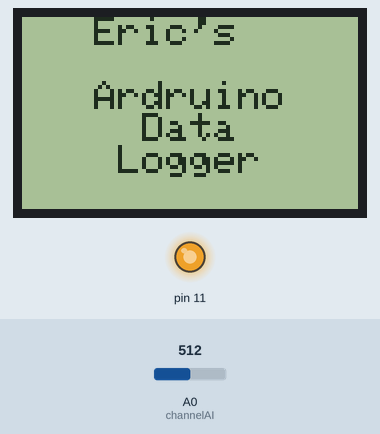
The sketch below on a simulated Arduino Uno, built with avr-gcc and run on an emulated ATmega328P. On the bench: 84×48 one-colour display, output pins drawn as LEDs (lit = HIGH). The inputs (shaded band) are chosen by the test bench; at power-on: A0 (channelAI) = 512. What the sketch prints to the serial monitor is not drawn.

Above: at 1.1 s.
At 3.2 s:
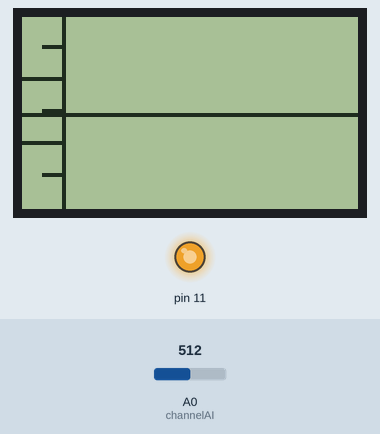
3.3 s: A0 (channelAI) set to 716
At 4.8 s:
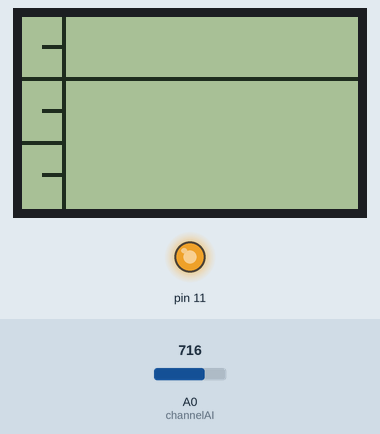
5.3 s: A0 (channelAI) set to 900
At 6.9 s:
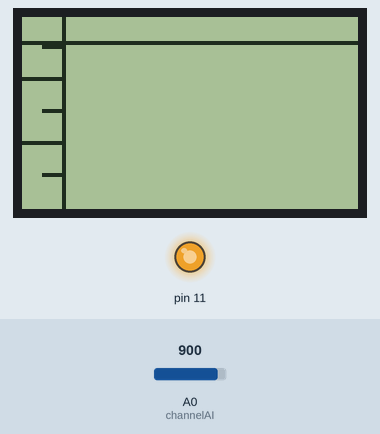
7.6 s: A0 (channelAI) set to 1023
At 8.9 s:
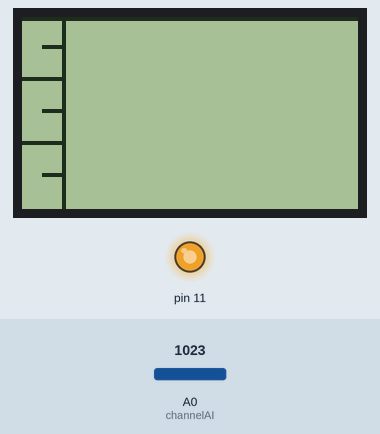
Timing chart, 0 to 10.6 s (numbered marks = the images above; inputs shaded):
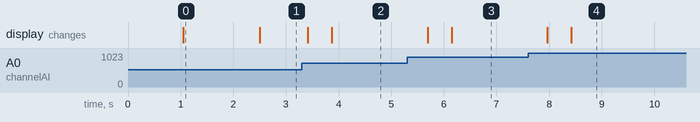

Measured:
- after the input at 3.3 s, the display: first changes after 0.11 s (image 2 shows a later state)
- after the input at 5.3 s, the display: first changes after 0.39 s (image 3 shows a later state)
- after the input at 7.6 s, the display: first changes after 0.37 s (image 4 shows a later state)
- what the display in image 0 shows lasts 1.5 s, from 1.0 s to 2.5 s

The sketch:

EricsNokia5110scope.ino
```cpp
/*
This is my version of the Arduino oscilloscope code.  This file is strictly the display code for
one analog channel.  It will soon be merged into my data logger project.

This is shared so others may incorporate the display code into their projects.  It has been modified to
play nice with the Adafruit 5110 LCD library.

This is a work in progress but hopefully it will help someone else by providing
a base to start and work from.

Please check out my Youtube videos here and consider a thumbs up if this helped you!
Youtube : http://www.youtube.com/mkmeorg

Full Arduino Tutorial Playlist here: https://www.youtube.com/playlist?list=PLxyM2a_cfnzjXms2WRO9OdAr-_7K-Ve2Z

Original code comment text:
###########################################################
  Title:       Arduino Uno 3V Oscilloscope
  Purpose:     Use a Nokia 5110 LCD screen with the arduino
  Created by:  Brian O'Dell from the Fileark Arduino Oscilloscope.
  Note:        Please reuse, repurpose, and redistribute this code.
  Note:        This code uses the Adafruit PDC8544 LCD library
###########################################################
 */
#include "Adafruit_GFX.h"
//#include "PCD8544.h"
#include "Adafruit_PCD8544.h"

// pin 2 - Serial clock out (SCLK)
// pin 3 - Serial data out (DIN)
// pin 5 - Data/Command select (D/C)
// pin 7 - LCD chip select (CS)
// pin 6 - LCD reset (RST)
Adafruit_PCD8544 display = Adafruit_PCD8544(7, 6, 5, 4, 3);

//Analog Pins
int channelAI = A0;      // probe
int delayAI = A1;       // delay potentiometer

float delayVariable =5; // 10 seems good for decent update- bit fast
float scale = 0;
int xCounter = 0;
int yPosition = 0;
int readings[85];
int counter = 0;

void setup() {
analogWrite(11,220);// PWM of LCD backlight but ebay unit is backwards-
  //must go high + cycle to dim
  //Very Dim=230


  Serial.begin(128000); // opens serial port, sets data rate to 9600 bps
  Serial.println("CLEARDATA");
  Serial.println("LABEL,TIME,A0,A1,A2,A3,A4,A5");

  display.begin();//Display code
  display.setContrast(50);//Nokia 5110 works best at 50- no more flicker
  delay(1000);
  display.clearDisplay();     // clears the screen and buffer
  display.setTextSize(1);     // set text size
  display.setTextColor(BLACK);
  //delay(1000);


   // Splash Personal- taken from example code
  display.setTextSize(1);
  display.setTextColor(BLACK);
  display.setCursor(0,0);
  display.println("   Eric's");
  display.println("");
  display.println("   Ardruino");
  display.println("     Data");
  display.println("    Logger");
  display.display();
  delay(1000);
  display.clearDisplay();     // clears the screen and buffer

}


void loop()
{

  //delayVariable = analogRead(delayAI);
  //delayVariable = (delayVariable/10);
  scale = 47.0/1023.0;
  // commented out above delay items as no pot/encoder installed yet


  //record readings
  for(xCounter = 0; xCounter < 85; xCounter += 1)
    {
      yPosition = analogRead(channelAI);
      readings[xCounter] = (yPosition*scale);
      delay (delayVariable);
    }

  display.clearDisplay();

  //Draw Voltage Ref Lines
  display.drawLine( 10, 0, 10, 47, BLACK);
  display.drawLine( 5, 47-(.166 *1023.0 * scale), 10, 47-(.166 *1023.0 * scale), BLACK);
  display.drawLine( 0, 47-(.33 *1023.0 * scale), 10, 47-(.33 *1023.0 * scale), BLACK);
  display.drawLine( 5, 47-(.5 *1023.0 * scale), 10, 47-(.5 *1023.0 * scale), BLACK);
  display.drawLine( 0, 47-(.66 *1023.0 * scale), 10, 47-(.66 *1023.0 * scale), BLACK);
  display.drawLine( 5, 47-(.84 *1023.0 * scale), 10, 47-(.84 *1023.0 * scale), BLACK);

  for(xCounter = 0; xCounter < 85; xCounter += 1)
    {
       display.drawPixel(xCounter, 47-readings[xCounter], BLACK);
       if(xCounter>1){
         display.drawLine(xCounter-1, 47-readings[xCounter-1], xCounter, 47-readings[xCounter], BLACK);
       }
    }

  display.display();
}
```
